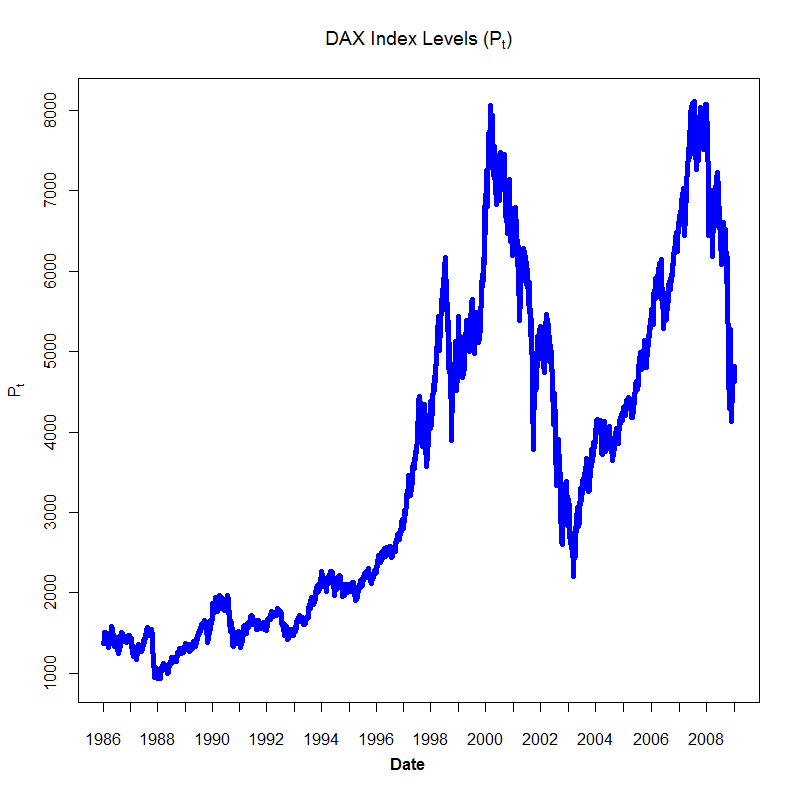

Generate this figure with R:
#setwd("C:/...") # please change your working directory
d         = read.csv("COPdax140624.csv")
DateInput = as.Date(d[, 1])
numOfDate = as.numeric(as.Date(c(DateInput)))
newDF     = data.frame(d,numOfDate)
sortNewDF = newDF[order(newDF[, 3]),]
newDF2    = data.frame(sortNewDF,seq(1,length(newDF[, 3]),
                    length.out=length(newDF[, 3])))
dateNum1  = as.numeric(as.Date(c("1986-01-02", "1987-01-02", "1988-01-04",
                                "1989-01-02", "1990-01-02", "1991-01-02",
								"1992-01-02", "1993-01-04",
                                "1994-01-03", "1995-01-02", "1996-01-02",
								"1997-01-02", "1998-01-02", "1999-01-04", 
								"2000-01-03", "2001-01-02",
								"2002-01-02", "2003-01-02", "2004-01-02", 
								"2005-01-03", "2006-01-02", "2007-01-02",
								"2008-01-02", "2008-12-30")))
At = c(newDF2[which(newDF2[, 3] == as.numeric(as.Date(c("1986-01-02")))), 4],
newDF2[which(newDF2[, 3] == as.numeric(as.Date(c("1987-01-02")))), 4],
newDF2[which(newDF2[, 3] == as.numeric(as.Date(c("1988-01-04")))), 4],
newDF2[which(newDF2[, 3] == as.numeric(as.Date(c("1989-01-02")))), 4],
newDF2[which(newDF2[, 3] == as.numeric(as.Date(c("1990-01-02")))), 4],
newDF2[which(newDF2[, 3] == as.numeric(as.Date(c("1991-01-02")))), 4],
newDF2[which(newDF2[, 3] == as.numeric(as.Date(c("1992-01-02")))), 4],
newDF2[which(newDF2[, 3] == as.numeric(as.Date(c("1993-01-04")))), 4],
newDF2[which(newDF2[, 3] == as.numeric(as.Date(c("1994-01-03")))), 4],
newDF2[which(newDF2[, 3] == as.numeric(as.Date(c("1995-01-02")))), 4],
newDF2[which(newDF2[, 3] == as.numeric(as.Date(c("1996-01-02")))), 4],
newDF2[which(newDF2[, 3] == as.numeric(as.Date(c("1997-01-02")))), 4],
newDF2[which(newDF2[, 3] == as.numeric(as.Date(c("1998-01-02")))), 4],
newDF2[which(newDF2[, 3] == as.numeric(as.Date(c("1999-01-04")))), 4],
newDF2[which(newDF2[, 3] == as.numeric(as.Date(c("2000-01-03")))), 4],
newDF2[which(newDF2[, 3] == as.numeric(as.Date(c("2001-01-02")))), 4],
newDF2[which(newDF2[, 3] == as.numeric(as.Date(c("2002-01-02")))), 4],
newDF2[which(newDF2[, 3] == as.numeric(as.Date(c("2003-01-02")))), 4],
newDF2[which(newDF2[, 3] == as.numeric(as.Date(c("2004-01-02")))), 4],
newDF2[which(newDF2[, 3] == as.numeric(as.Date(c("2005-01-03")))), 4],
newDF2[which(newDF2[, 3] == as.numeric(as.Date(c("2006-01-02")))), 4],
newDF2[which(newDF2[, 3] == as.numeric(as.Date(c("2007-01-02")))), 4],
newDF2[which(newDF2[, 3] == as.numeric(as.Date(c("2008-01-02")))), 4],
newDF2[which(newDF2[, 3] == as.numeric(as.Date(c("2008-12-30")))), 4])
dateC=c("1986", "", "1988", "", "1990", "", "1992", "", 
        "1994", "", "1996",
        "", "1998", "", "2000", "", "2002", "", "2004", "",
		"2006", "", "2008", "")
# do plot
dev.new(width = 13, height = 7) 
plot(1:length(newDF[, 2]), seq(min(newDF[, 2]), max(newDF[, 2]),
     length.out=length(newDF[, 2])), xlab = "", ylab = "", 
	 main = expression("DAX Index Levels ("*P[t]*")"), col = "White", 
	 axes = FALSE, xaxt = "n", yaxt = "n")
box() 
axis(1, at = At, labels = F)
axis(2, at = c(1000, 2000, 3000, 4000, 5000, 6000, 7000, 8000)) 
mtext(expression(P[t]), side = 2, line = 2.7, 
      at = seq(min(newDF[, 2]), max(newDF[, 2]), 
	  length.out = 13)[7], font = 2, cex = 1)  
mtext("Date", side = 1, line = 2.7, at = 2800, font = 2, cex = 1) 
text(cex = 1, x = At, y = 200, dateC, xpd = TRUE) 

# time series plot
lines(1:length(newDF[, 2]), sortNewDF[, 2], pch = 1, lty = 1,
      col = "blue", lwd = 5)
